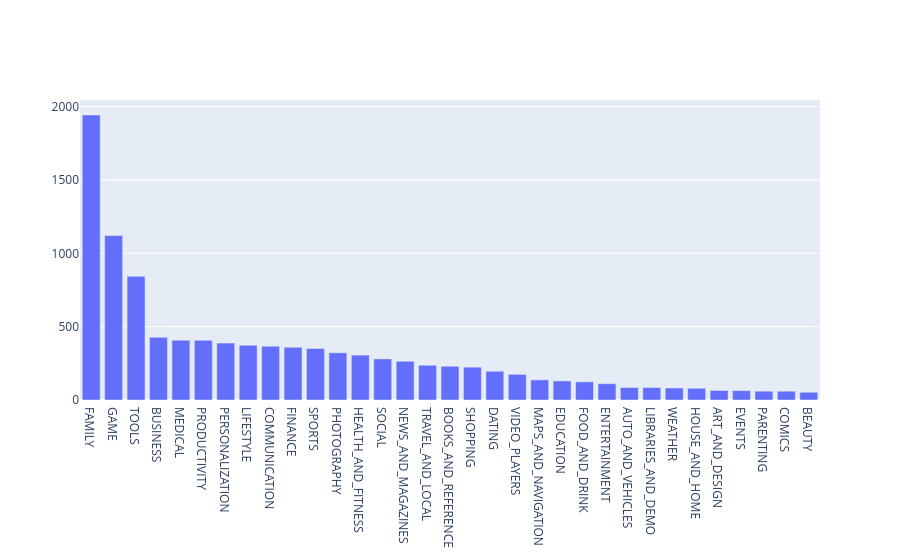

The notebook cell saved with this chart:
### Code cell
# Artik su sorulari sorabiliriz:
# Pazarda hangi kategori en yuksek paya sahip?
# Hangi kategoride en az sayida uygulama var?

import plotly
import plotly.graph_objs as go
import plotly.offline as py
py.init_notebook_mode(connected=True)

# 'Category' kolonunda kac unique degisken var?
num_categories = len(apps['Category'].unique())
print('Number of categories = ', num_categories)

# 'Category' kolonundaki degiskenlerin sayisi kac?
num_apps_in_category = apps['Category'].value_counts()

sorted_num_apps_in_category = num_apps_in_category.sort_values(ascending = False)
data = [go.Bar(x = num_apps_in_category.index, # index = category name
               y = num_apps_in_category.values, # value = count
               )]

plotly.offline.iplot(data)

### Figure 1 — Plotly figure (JSON) as saved in the notebook; plotly's stock layout.template omitted (floating-point values rounded to 4 significant figures)
{"data": [{"type": "bar", "x": ["FAMILY", "GAME", "TOOLS", "BUSINESS", "MEDICAL", "PRODUCTIVITY", "PERSONALIZATION", "LIFESTYLE", "COMMUNICATION", "FINANCE", "SPORTS", "PHOTOGRAPHY", "HEALTH_AND_FITNESS", "SOCIAL", "NEWS_AND_MAGAZINES", "TRAVEL_AND_LOCAL", "BOOKS_AND_REFERENCE", "SHOPPING", "DATING", "VIDEO_PLAYERS", "MAPS_AND_NAVIGATION", "EDUCATION", "FOOD_AND_DRINK", "ENTERTAINMENT", "AUTO_AND_VEHICLES", "LIBRARIES_AND_DEMO", "WEATHER", "HOUSE_AND_HOME", "ART_AND_DESIGN", "EVENTS", "PARENTING", "COMICS", "BEAUTY"], "y": [1943, 1121, 843, 427, 408, 407, 388, 373, 366, 360, 351, 322, 306, 280, 264, 237, 230, 224, 196, 175, 137, 130, 124, 111, 85, 85, 82, 80, 65, 64, 60, 60, 53]}], "layout": {}}
